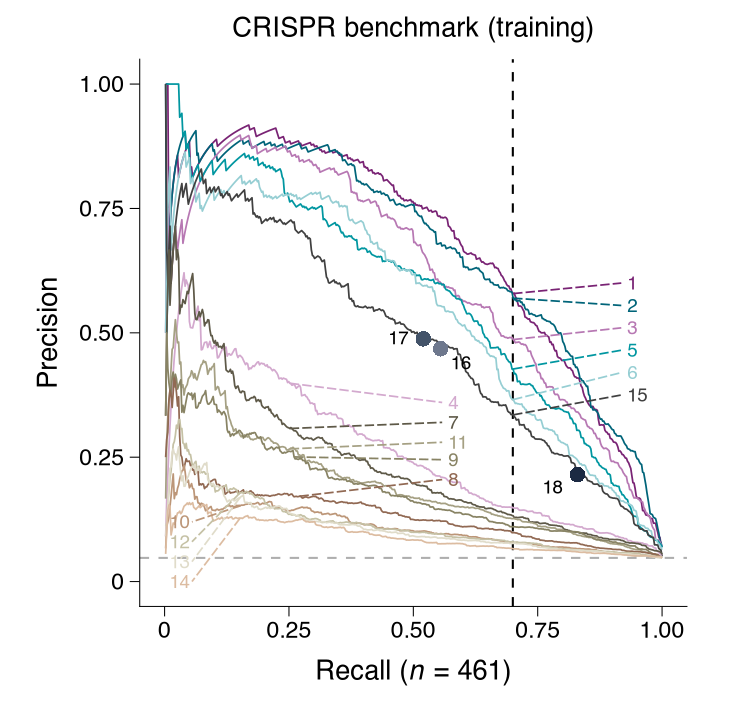

The R source for this figure:
# Fig 2b — precision-recall curves on the CRISPR training benchmark (K562, n = 461 positives).
#
# Anatomy, as in the paper: square 0-1 axes with quarter breaks; one curve per predictor in its
# fixed palette colour (0.42 pt); binary predictors (16-18) as 3.7 pt discs; black dashed line at the
# operating recall of 0.7 and grey dashed line at chance precision; curves labelled by index number
# in their own colour (4.5 pt), tied to the curve by a dashed leader in the same colour. Labels are placed
# by hand in three groups (right of the crossing at recall 0.7; mid-plot for the weaker curves;
# bottom-left for the four weakest), exactly as the published panel does.
#
# Curves here are computed from SIMULATED scores (positives ~ N(mu, 1) vs negatives ~ N(0, 1), plus
# a few confidently wrong negatives for the weaker methods) so they carry real PR jaggedness. Swap
# `scores()` for real predictions to plot data.
#
#   Rscript figures/fig2b_pr.R   # -> figures/fig2b_pr.{pdf,png}
suppressPackageStartupMessages({ library(ggplot2); library(dplyr); library(tidyr) })
source("R/theme_sce2g.R")
set.seed(2)
S <- sce2g$type$size_pt; N <- sce2g$color$neutral; M <- sce2g$mark_pt
txt <- function(size = S$tick_label) size / .pt
n_pos <- 461; n_neg <- 9225; chance <- n_pos / (n_pos + n_neg)

# ---- simulated predictors: separation (mu) and number of confidently wrong negatives ----------
# Positives ~ N(mu, 1), negatives ~ N(0, 1). mu is calibrated so each curve crosses the paper's
# precision at its label anchor (recall 0.7 strong / 0.25 mid / 0.15 weak). `bad` confidently wrong
# negatives shape the low-recall end: for the strong methods they are spread through the top of the
# ranking (N(mu + 1.2, 0.8)) and pull precision to ~0.9 by recall 0.1 as in the paper; for the weak
# methods they sit at the very top (N(mu + 3.5, 1)) and give the characteristic rise from zero.
pars <- tribble(~id, ~mu,  ~bad, ~spread,
                "1",  2.45, 12, TRUE,  "2",  2.38, 12, TRUE,  "3",  2.30, 14, TRUE,  "5",  2.25, 12, TRUE,
                "6",  2.15, 14, TRUE,  "15", 1.96, 16, TRUE,
                "4",  1.44, 12, FALSE, "7",  1.32, 3, FALSE,  "11", 1.16, 4, FALSE,  "9",  1.11, 3, FALSE,  "8",  0.97, 3, FALSE,
                "10", 0.72, 14, FALSE, "12", 0.70, 16, FALSE, "13", 0.68, 18, FALSE, "14", 0.66, 20, FALSE)
pr_curve <- function(mu, bad, spread) {
  s <- c(rnorm(n_pos, mu), rnorm(n_neg), if (spread) rnorm(bad, mu + 1.2, 0.8) else rnorm(bad, mu + 3.5))
  y <- c(rep(1, n_pos), rep(0, n_neg + bad))
  o <- order(-s); tp <- cumsum(y[o]); k <- seq_along(o)
  tibble(recall = tp / n_pos, precision = tp / k) %>% distinct(recall, .keep_all = TRUE) %>% filter(recall > 0)
}
pr <- pars %>% rowwise() %>% reframe(id, pr_curve(mu, bad, spread)) %>% mutate(id = factor(id, pars$id))
at_recall <- function(id_, r) pr %>% filter(id == id_, recall >= r) %>% slice(1) %>% transmute(x = recall, y = precision)

# binary predictors: single operating points
pts <- tibble(id = c("16", "17", "18"), x = c(.555, .52, .83), y = c(.468, .488, .215),
              lx = c(.575, .49, .80), ly = c(.44, .49, .19), hj = c(0, 1, 1))

# ---- label plan: (id, anchor recall, label x, label y, hjust) in the paper's three groups --------
lab <- tribble(~id,  ~r,   ~lx,  ~ly,   ~hj,
               "1",  .70, .93, .600, 0,   "2",  .70, .93, .555, 0,   "3",  .70, .93, .510, 0,
               "5",  .70, .93, .465, 0,   "6",  .70, .93, .420, 0,   "15", .70, .93, .375, 0,
               "4",  .25, .57, .360, 0,   "7",  .25, .57, .320, 0,   "11", .25, .57, .280, 0,
               "9",  .26, .57, .245, 0,   "8",  .27, .57, .205, 0,
               "10", .15, .01, .120, 0,   "12", .15, .01, .080, 0,   "13", .15, .01, .040, 0,   "14", .15, .01, .000, 0) %>%
  rowwise() %>% mutate(a = list(at_recall(id, r))) %>% unnest(a) %>%
  mutate(id = factor(id, pars$id),
         # leader ends just short of the text: left edge for right-side/mid groups, right edge for bottom-left
         ex = ifelse(lx > .5, lx - .012, lx + .045), ey = ly)

p <- ggplot(pr, aes(recall, precision, colour = id)) +
  # reference lines: 0.5 pt, 2 pt on / 2 pt off in the paper; R dash units are 0.75 pt (lwd < 1 is clamped), so "33" = 2.25
  geom_hline(yintercept = chance, linetype = "33", colour = N$chance_line, linewidth = pt_mm(.5)) +
  geom_vline(xintercept = .7, linetype = "33", linewidth = pt_mm(.5)) +
  geom_path(linewidth = pt_mm(.42)) +
  geom_segment(data = lab, aes(x = x, y = y, xend = ex, yend = ey, colour = id), linetype = "31", linewidth = pt_mm(.42)) +   # leaders: paper 2.52 on / 0.84 off; "31" = 2.25 / 0.75
  geom_text(data = lab, aes(lx, ly, label = id, colour = id, hjust = hj), size = txt(S$annotation), family = sce2g_font) +   # 4.5 pt, measured
  geom_point(data = pts, aes(x, y, colour = id), size = M$threshold_dot_diameter / .pt / 0.75, shape = 16, stroke = 0) +   # 3.7 pt disc (3.3 fill + 0.42 outline in the paper)
  geom_text(data = pts, aes(lx, ly, label = id, hjust = hj), colour = "black", size = txt(S$annotation), family = sce2g_font) +
  scale_colour_predictor(guide = "none") +
  scale_x_fraction(labels = c("0", "0.25", "0.50", "0.75", "1.00")) +
  scale_y_fraction(labels = c("0", "0.25", "0.50", "0.75", "1.00")) +
  coord_cartesian(xlim = c(0, 1), ylim = c(0, 1), clip = "off") +
  labs(x = expression("Recall (" * italic(n) * " = 461)"), y = "Precision", title = "CRISPR benchmark (training)") +
  theme_sce2g() + theme(aspect.ratio = 1)

save_panel(p, "figures/fig2b_pr.pdf", width_mm = 62, height_mm = 60)
save_panel(p, "figures/fig2b_pr.png", width_mm = 62, height_mm = 60)
cat("wrote figures/fig2b_pr.{pdf,png}\n")
